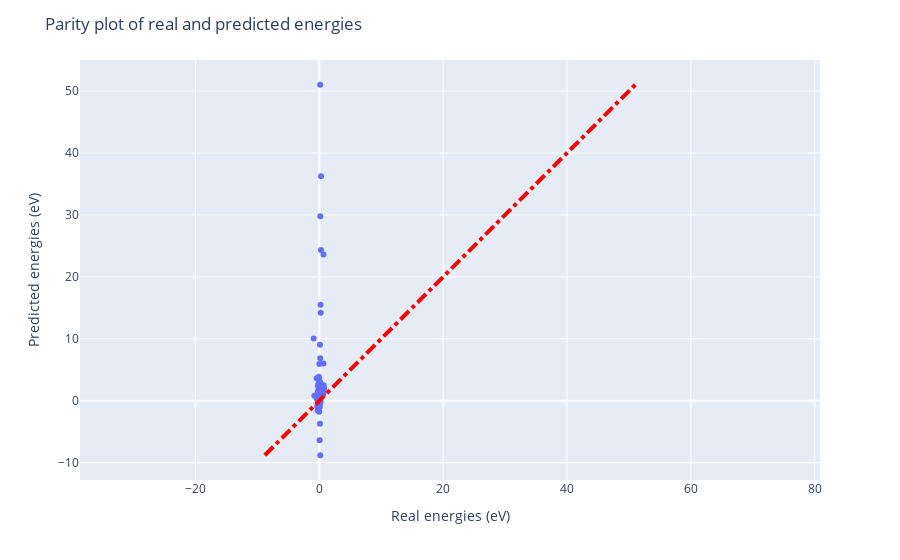

Notebook cell for this chart:
### Code cell
# Make a parity plot of the real and predicted energies
fig = px.scatter(
    x=output_comparison[0].flatten(),
    y=output_comparison[1].flatten(),
)
# Draw a parity x=y line
fig.add_shape(
    type="line",
    x0= min(output_comparison[0].min(), output_comparison[1].min()),
    y0= min(output_comparison[0].min(), output_comparison[1].min()),
    x1 = max(output_comparison[0].max(), output_comparison[1].max()),
    y1 = max(output_comparison[0].max(), output_comparison[1].max()),
    line=dict(
        color="Red",
        width=4,
        dash="dashdot",
    )
)
# Make the aspect ratio of the plot equa
fig.update_xaxes(scaleanchor="y", scaleratio=1)
fig.update_yaxes(scaleanchor="x", scaleratio=1)
fig.update_layout(title="Parity plot of real and predicted energies")
fig.update_xaxes(title_text="Real energies (eV)")
fig.update_yaxes(title_text="Predicted energies (eV)")

fig.show()

### Figure 1 — Plotly figure (JSON) as saved in the notebook; plotly's stock layout.template omitted (floating-point values rounded to 4 significant figures)
{"data": [{"hovertemplate": "x=%{x}<br>y=%{y}<extra></extra>", "legendgroup": "", "marker": {"color": "#636efa", "symbol": "circle"}, "mode": "markers", "name": "", "orientation": "v", "showlegend": false, "type": "scatter", "x": [0.788, -0.3183, 0.684, 0.1104, 0.1575, -0.1043, -0.2308, -0.04456, 0.08629, 0.232, 0.09215, -0.01381, 0.09113, -0.2247, -0.2099, -0.3944, 0.7019, -0.1989, 0.08022, 0.687, 0.7432, 0.119, 0.1815, -0.00236, 0.1167, -0.04854, 0.1555, 0.1531, 0.1104, -0.4205, 0.2857, 0.1532, 0.6103, -0.05341, 0.1551, -0.6433, -0.231, 0.08937, 0.1491, 0.02662, 0.05188, 0.005666, -0.04803, 0.0005951, 0.1746, 0.06407, 0.142, 0.03905, -0.1887, -0.3812, -0.779, 0.1636, 0.0275, 0.06443, -0.2077, -0.3157, 0.2138, 0.00612, -0.1477, -0.4423, -0.256, 0.1608, -0.06928, 0.2034, -0.06739, -0.004204, 0.1609, 0.02407, -0.3485, 0.2197, -0.2004, -0.04335, 0.06185, 0.2853, 0.1423, -0.04868, -0.9026, -0.008881, -0.04399, -0.1422], "xaxis": "x", "y": [2.052, -0.8928, 6.023, 0.1662, 6.865, 2.842, -1.309, 0.5561, 1.209, 14.21, 1.73, 0.6057, 1.874, 1.239, 1.476, 0.6615, 2.495, 0.8567, -0.5412, 23.63, 1.335, -3.698, 1.097, -1.006, 9.022, 0.1961, 2.789, -0.2637, 0.1384, 3.645, 36.23, 51.02, 1.002, 1.699, 2.899, 0.8378, 0.003898, -0.9963, 1.409, 2.146, 2.487, -1.759, 0.4903, 1.001, 29.8, 2.652, 1.367, 1.159, 0.3985, 0.6344, 0.8156, -8.8, 1.762, -0.3643, 2.322, 0.908, 15.52, 3.545, 2.594, 0.5374, -1.573, 2.898, 3.894, 1.197, 1.835, 1.632, 0.9739, 5.916, 0.2972, -0.02779, 0.2927, 1.26, -6.369, 24.32, 0.5147, 1.723, 10.05, 0.5008, 0.9644, 1.089], "yaxis": "y"}], "layout": {"legend": {"tracegroupgap": 0}, "margin": {"t": 60}, "shapes": [{"line": {"color": "Red", "dash": "dashdot", "width": 4}, "type": "line", "x0": -8.8, "x1": 51.02, "y0": -8.8, "y1": 51.02}], "title": {"text": "Parity plot of real and predicted energies"}, "xaxis": {"anchor": "y", "domain": [0, 1], "scaleanchor": "y", "scaleratio": 1, "title": {"text": "Real energies (eV)"}}, "yaxis": {"anchor": "x", "domain": [0, 1], "scaleanchor": "x", "scaleratio": 1, "title": {"text": "Predicted energies (eV)"}}}}
